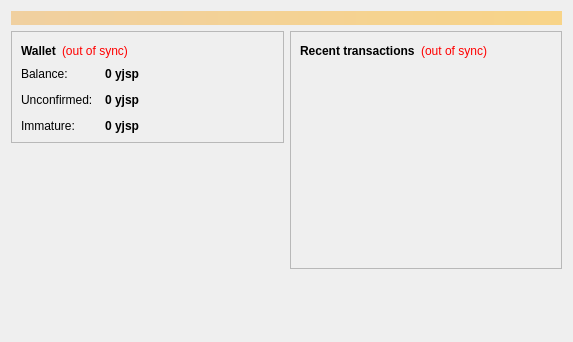
<?xml version="1.0" encoding="UTF-8"?>
<ui version="4.0">
 <class>OverviewPage</class>
 <widget class="QWidget" name="OverviewPage">
  <property name="geometry">
   <rect>
    <x>0</x>
    <y>0</y>
    <width>573</width>
    <height>342</height>
   </rect>
  </property>
  <property name="windowTitle">
   <string>Form</string>
  </property>
  <layout class="QVBoxLayout" name="topLayout">
   <item>
    <widget class="QLabel" name="labelAlerts">
     <property name="visible">
      <bool>false</bool>
     </property>
     <property name="styleSheet">
      <string notr="true">background-color: qlineargradient(x1: 0, y1: 0, x2: 1, y2: 0, stop:0 #F0D0A0, stop:1 #F8D488); color:#000000;</string>
     </property>
     <property name="wordWrap">
      <bool>true</bool>
     </property>
     <property name="margin">
      <number>3</number>
     </property>
    </widget>
   </item>
   <item>
    <layout class="QHBoxLayout" name="horizontalLayout" stretch="1,1">
     <item>
      <layout class="QVBoxLayout" name="verticalLayout_2">
       <item>
        <widget class="QFrame" name="frame">
         <property name="frameShape">
          <enum>QFrame::StyledPanel</enum>
         </property>
         <property name="frameShadow">
          <enum>QFrame::Raised</enum>
         </property>
         <layout class="QVBoxLayout" name="verticalLayout_4">
          <item>
           <layout class="QHBoxLayout" name="horizontalLayout_4">
            <item>
             <widget class="QLabel" name="label_5">
              <property name="font">
               <font>
                <weight>75</weight>
                <bold>true</bold>
               </font>
              </property>
              <property name="text">
               <string>Wallet</string>
              </property>
             </widget>
            </item>
            <item>
             <widget class="QLabel" name="labelWalletStatus">
              <property name="toolTip">
               <string>The displayed information may be out of date. Your wallet automatically synchronizes with the YJSNPIcoin network after a connection is established, but this process has not completed yet.</string>
              </property>
              <property name="styleSheet">
               <string notr="true">QLabel { color: red; }</string>
              </property>
              <property name="text">
               <string notr="true">(out of sync)</string>
              </property>
              <property name="alignment">
               <set>Qt::AlignLeading|Qt::AlignLeft|Qt::AlignVCenter</set>
              </property>
             </widget>
            </item>
            <item>
             <spacer name="horizontalSpacer_2">
              <property name="orientation">
               <enum>Qt::Horizontal</enum>
              </property>
              <property name="sizeHint" stdset="0">
               <size>
                <width>40</width>
                <height>20</height>
               </size>
              </property>
             </spacer>
            </item>
           </layout>
          </item>
          <item>
           <layout class="QFormLayout" name="formLayout_2">
            <property name="fieldGrowthPolicy">
             <enum>QFormLayout::AllNonFixedFieldsGrow</enum>
            </property>
            <property name="horizontalSpacing">
             <number>12</number>
            </property>
            <property name="verticalSpacing">
             <number>12</number>
            </property>
            <item row="0" column="0">
             <widget class="QLabel" name="label">
              <property name="text">
               <string>Balance:</string>
              </property>
             </widget>
            </item>
            <item row="0" column="1">
             <widget class="QLabel" name="labelBalance">
              <property name="font">
               <font>
                <weight>75</weight>
                <bold>true</bold>
               </font>
              </property>
              <property name="cursor">
               <cursorShape>IBeamCursor</cursorShape>
              </property>
              <property name="toolTip">
               <string>Your current balance</string>
              </property>
              <property name="text">
               <string notr="true">0 yjsp</string>
              </property>
              <property name="textInteractionFlags">
               <set>Qt::LinksAccessibleByMouse|Qt::TextSelectableByKeyboard|Qt::TextSelectableByMouse</set>
              </property>
             </widget>
            </item>
            <item row="1" column="0">
             <widget class="QLabel" name="label_3">
              <property name="text">
               <string>Unconfirmed:</string>
              </property>
             </widget>
            </item>
            <item row="1" column="1">
             <widget class="QLabel" name="labelUnconfirmed">
              <property name="font">
               <font>
                <weight>75</weight>
                <bold>true</bold>
               </font>
              </property>
              <property name="cursor">
               <cursorShape>IBeamCursor</cursorShape>
              </property>
              <property name="toolTip">
               <string>Total of transactions that have yet to be confirmed, and do not yet count toward the current balance</string>
              </property>
              <property name="text">
               <string notr="true">0 yjsp</string>
              </property>
              <property name="textInteractionFlags">
               <set>Qt::LinksAccessibleByMouse|Qt::TextSelectableByKeyboard|Qt::TextSelectableByMouse</set>
              </property>
             </widget>
            </item>
            <item row="2" column="0">
             <widget class="QLabel" name="labelImmatureText">
              <property name="text">
               <string>Immature:</string>
              </property>
             </widget>
            </item>
            <item row="2" column="1">
             <widget class="QLabel" name="labelImmature">
              <property name="font">
               <font>
                <weight>75</weight>
                <bold>true</bold>
               </font>
              </property>
              <property name="toolTip">
               <string>Mined balance that has not yet matured</string>
              </property>
              <property name="text">
               <string notr="true">0 yjsp</string>
              </property>
              <property name="textInteractionFlags">
               <set>Qt::LinksAccessibleByMouse|Qt::TextSelectableByKeyboard|Qt::TextSelectableByMouse</set>
              </property>
             </widget>
            </item>
           </layout>
          </item>
         </layout>
        </widget>
       </item>
       <item>
        <spacer name="verticalSpacer">
         <property name="orientation">
          <enum>Qt::Vertical</enum>
         </property>
         <property name="sizeHint" stdset="0">
          <size>
           <width>20</width>
           <height>40</height>
          </size>
         </property>
        </spacer>
       </item>
      </layout>
     </item>
     <item>
      <layout class="QVBoxLayout" name="verticalLayout_3">
       <item>
        <widget class="QFrame" name="frame_2">
         <property name="frameShape">
          <enum>QFrame::StyledPanel</enum>
         </property>
         <property name="frameShadow">
          <enum>QFrame::Raised</enum>
         </property>
         <layout class="QVBoxLayout" name="verticalLayout">
          <item>
           <layout class="QHBoxLayout" name="horizontalLayout_2">
            <item>
             <widget class="QLabel" name="label_4">
              <property name="text">
               <string>&lt;b&gt;Recent transactions&lt;/b&gt;</string>
              </property>
             </widget>
            </item>
            <item>
             <widget class="QLabel" name="labelTransactionsStatus">
              <property name="toolTip">
               <string>The displayed information may be out of date. Your wallet automatically synchronizes with the YJSNPIcoin network after a connection is established, but this process has not completed yet.</string>
              </property>
              <property name="styleSheet">
               <string notr="true">QLabel { color: red; }</string>
              </property>
              <property name="text">
               <string notr="true">(out of sync)</string>
              </property>
              <property name="alignment">
               <set>Qt::AlignRight|Qt::AlignTrailing|Qt::AlignVCenter</set>
              </property>
             </widget>
            </item>
            <item>
             <spacer name="horizontalSpacer">
              <property name="orientation">
               <enum>Qt::Horizontal</enum>
              </property>
              <property name="sizeHint" stdset="0">
               <size>
                <width>40</width>
                <height>20</height>
               </size>
              </property>
             </spacer>
            </item>
           </layout>
          </item>
          <item>
           <widget class="QListView" name="listTransactions">
            <property name="styleSheet">
             <string notr="true">QListView { background: transparent; }</string>
            </property>
            <property name="frameShape">
             <enum>QFrame::NoFrame</enum>
            </property>
            <property name="verticalScrollBarPolicy">
             <enum>Qt::ScrollBarAlwaysOff</enum>
            </property>
            <property name="horizontalScrollBarPolicy">
             <enum>Qt::ScrollBarAlwaysOff</enum>
            </property>
            <property name="selectionMode">
             <enum>QAbstractItemView::NoSelection</enum>
            </property>
           </widget>
          </item>
         </layout>
        </widget>
       </item>
       <item>
        <spacer name="verticalSpacer_2">
         <property name="orientation">
          <enum>Qt::Vertical</enum>
         </property>
         <property name="sizeHint" stdset="0">
          <size>
           <width>20</width>
           <height>40</height>
          </size>
         </property>
        </spacer>
       </item>
      </layout>
     </item>
    </layout>
   </item>
  </layout>
 </widget>
 <resources/>
 <connections/>
</ui>
